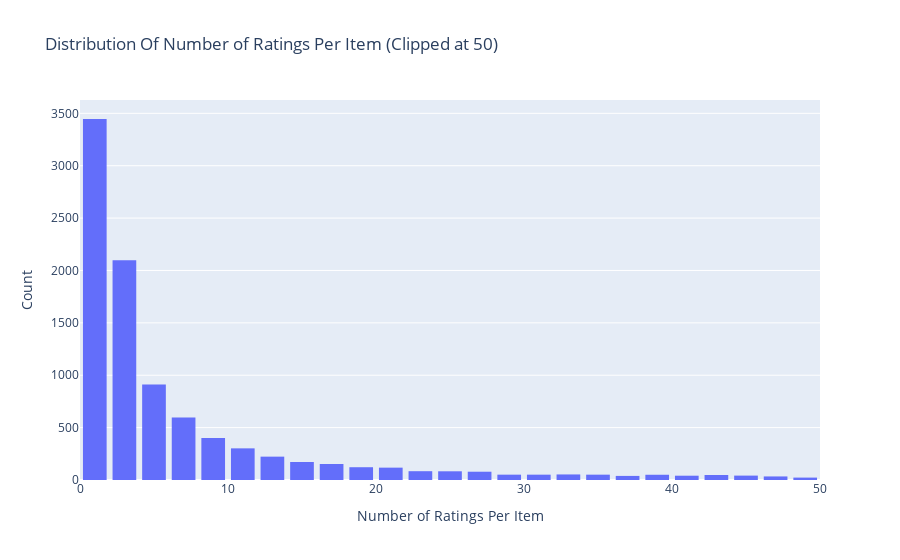

Notebook code cell kept with this figure:
### Markdown cell above
### Ratings Distribution By Item

### Code cell
configure_plotly_browser_state()


data = df.groupby('itemID')['rating'].count().clip(upper=50)
# Create trace
trace = go.Histogram(x = data.values,
                     name = 'Ratings',
                     xbins = dict(start = 0,
                                  end = 50,
                                  size = 2))
# Create layout
layout = go.Layout(title = 'Distribution Of Number of Ratings Per Item (Clipped at 50)',
                   xaxis = dict(title = 'Number of Ratings Per Item'),
                   yaxis = dict(title = 'Count'),
                   bargap = 0.2)

# Create plot
fig = go.Figure(data=[trace], layout=layout)
iplot(fig)

### Figure 1 — Plotly figure (JSON) as saved in the notebook; plotly's stock layout.template omitted (floating-point values rounded to 4 significant figures; data arrays with more than 128 entries replaced by an {"elided": "..."} marker saying what was removed)
{"data": [{"name": "Ratings", "x": {"elided": "9724 int values"}, "xbins": {"end": 50, "size": 2, "start": 0}, "type": "histogram"}], "layout": {"bargap": 0.2, "title": {"text": "Distribution Of Number of Ratings Per Item (Clipped at 50)"}, "xaxis": {"title": {"text": "Number of Ratings Per Item"}}, "yaxis": {"title": {"text": "Count"}}}}
